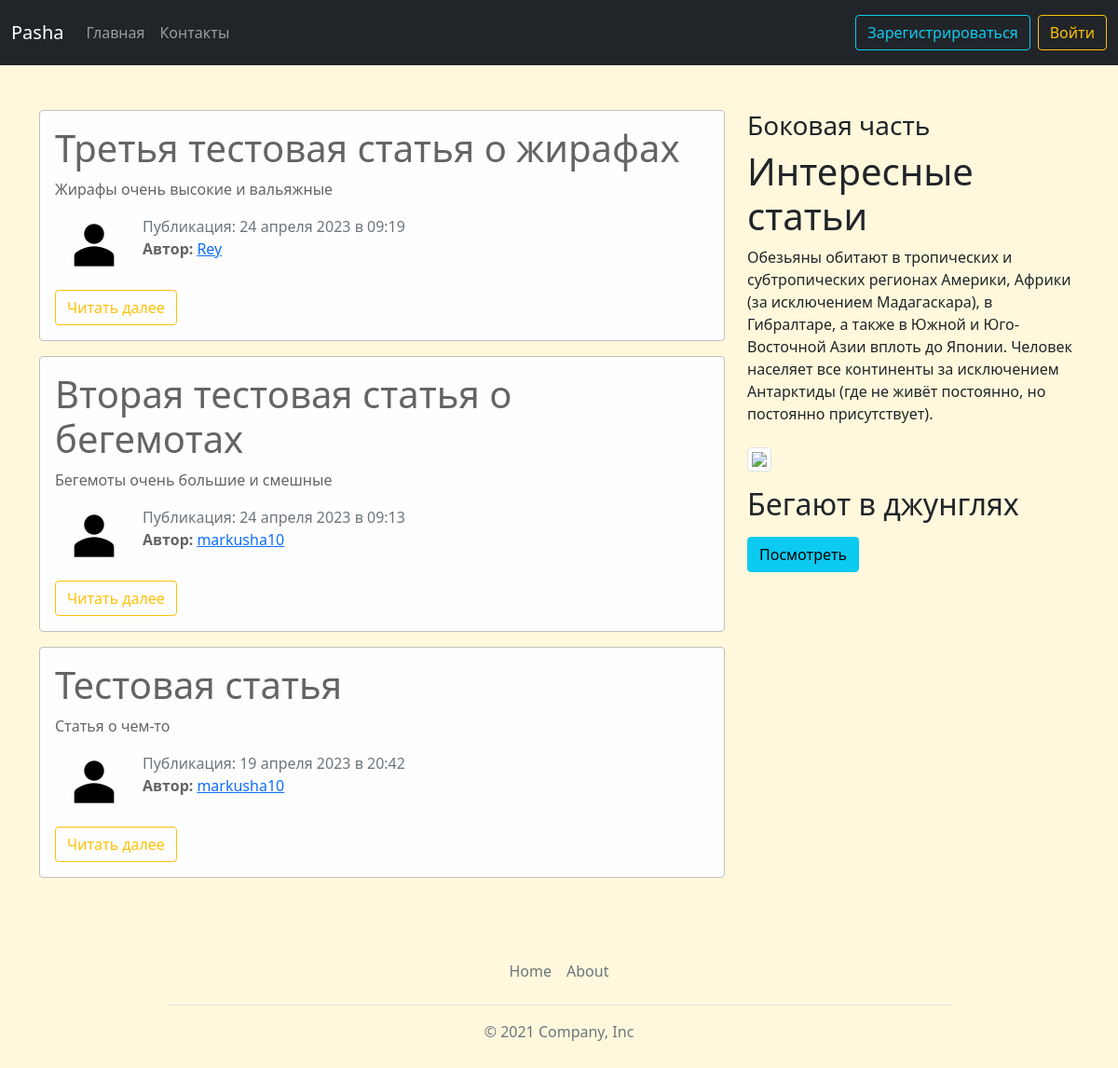
The page / on the database its author committed.
### blog/models.py (models this page shows, shortened)
class News(models.Model):
    title = models.CharField("Название статьи", max_length=100)
    text = models.TextField("Текст")
    date = models.DateTimeField("Дата", default=timezone.now)
    avtor = models.ForeignKey(User, verbose_name="Автор", on_delete=models.CASCADE)
    views = models.IntegerField("Просmотры", default=1)
    class Meta:
        verbose_name = "Новость"
        verbose_name_plural = "Новости"

### users/models.py (models this page shows, shortened)
class Profile(models.Model):
    user = models.OneToOneField(User, verbose_name='Пользователь', on_delete=models.CASCADE)
    img = models.ImageField('Фото пользователя', default='default.png', upload_to='user_images')
    class Meta:
        verbose_name = 'Профиль'
        verbose_name_plural = 'Профили'

### blog/views.py (the view)
# urls.py: path('', views.NewsView.as_view(), name='home'),
class NewsView(ListView):
    model = News
    template_name = "blog/home.html"
    context_object_name = 'news'
    ordering = ["-date"]
    paginate_by = 4
    def get_context_data(self, **kwards):
        ctx = super(NewsView, self).get_context_data(**kwards)
        ctx['title'] = 'Главная страница сайта'
        return ctx

### blog/templates/blog/home.html (shortened to what this page needs)
{% extends "blog/base.html" %}
{% block content %}
  {% for i in news %}
    <div class="alert alert-light">
    <h1>{{i.title}}</h1>
    <p>{{i.text|striptags|truncatechars:100}}</p>
    <div class="row">
      <div class="post">
        <img src="{{ i.avtor.profile.img.url }}" alt="{{ i.avtor }}" class="user_images">
        <div class="post__info">
          <span class="text-muted">Публикация: {{i.date|date:"d E Y в H:i"}}</span>
          {% if i.avtor %}
              <p><b>Aвтор:</b><a href="{% url 'user_news' i.avtor %}" class="m-1">{{ i.avtor }}</a></p>
          {% else %}
              <p>Aвтор:<mark> Pasha</mark></p>
          {% endif %}
        </div>
      </div>
      </div>
      <a href="{% url 'news_detail' i.id %}" class="btn btn-outline-warning mt-3">Читать далее</a>
    </div>
  {% endfor %}
{% endblock %}
{% block aside_block %}
<h3>Боковая часть</h3>
<h1 class = "mt-2">Интересные статьи</h1>
<p>Обезьяны обитают в тропических и субтропических регионах Америки, Африки (за исключением Мадагаскара), в Гибралтаре, а также в Южной и Юго-Восточной Азии вплоть до Японии. Человек населяет все континенты за исключением Антарктиды (где не живёт постоянно, но постоянно присутствует).</p>
<img src="https://upload.wikimedia.org/wikipedia/commons/9/94/Monkey_batu.jpg" class="img-thumbnail mt-2">
<p><h2>Бегают в джунглях</h2></p>
<a href="https://ru.wikipedia.org/wiki/%D0%9E%D0%B1%D0%B5%D0%B7%D1%8C%D1%8F%D0%BD%D1%8B" target = "_blank">
<button class="btn btn-info">Посмотреть</button>
</a>
{% endblock %}

### blog/templates/blog/base.html (shortened to what this page needs)
{% load static %}
<!DOCTYPE html>
 <html lang="ru">
 <head>
   <link rel = "stylesheet" href = "https://cdn.jsdelivr.net/npm/bootstrap@5.1.0/dist/css/bootstrap.min.css">
   <link rel="stylesheet" href="{% static 'blog/main.css' %}">
 </head>
 <body>
   <nav class="navbar navbar-expand-lg navbar-dark bg-dark " aria-label="Eleventh navbar example">
      <div class="container-fluid">
        <a class="navbar-brand" href="/">Pasha</a>
        <div class="collapse navbar-collapse" id="navbarsExample09">
          <ul class="navbar-nav me-auto mb-2 mb-lg-0">
            <li class="nav-item">
              <a class="nav-link" aria-current="page" href="{% url 'home' %}">Главная</a>
            </li>
            <li class="nav-item">
              <a class="nav-link" href="{% url 'contacti' %}">Контакты</a>
            </li>
          </ul>
          {% if not user.is_authenticated %}
          <a href="{% url 'registr' %}" class='m-2'>
            <button class="btn btn-outline-info">Зарегистрироваться</button>
          </a>
          <a href="{% url 'user' %}" class="ml-2">
            <button class="btn btn-outline-warning">Войти</button>
          </a>
          {% endif %}
        </div>
      </div>
    </nav>
    <div class="container mt-5">
      <div class="row">
        <div class="col-md-8">
             {% block content %}
             {% endblock %}
        </div>
          <aside class="col-md-4">
          {% block aside_block %}
          {% endblock %}
          </aside>
             </div>
          </div>
          <footer class="py-3 my-4 mt-5">
              <ul class="nav justify-content-center border-bottom pb-3 mb-3">
                <li class="nav-item"><a href="{% url 'home' %}" class="nav-link px-2 text-muted">Home</a></li>
                <li class="nav-item"><a href="{% url 'contacti' %}" class="nav-link px-2 text-muted">About</a></li>
              </ul>
              <p class="text-center text-muted">© 2021 Company, Inc</p>
            </footer>
 </body>
 </html>

### blog/static/blog/main.css (style rules this page uses)
body { background: cornsilk; }
.alert-light { border-color: #bfbfbf; }
.user_images { width: 64px; height: 64px; border-radius: 50%; margin-right: 20px; margin-left: 10px; }
footer { width: 70%; margin-left: 15%; }
.post { display: flex; align-items: center; }

### rows shown on the page
News: title "Третья тестовая статья о жирафах", text "Жирафы очень высокие и вальяжные", avtor.profile.img (placeholder picture), date "24 апреля 2023 в 09:19", avtor "Rey"
News: title "Вторая тестовая статья о бегемотах", text "Бегемоты очень большие и смешные", avtor.profile.img (placeholder picture), date "24 апреля 2023 в 09:13", avtor "markusha10"
News: title "Тестовая статья", text "Статья о чем-то", avtor.profile.img (placeholder picture), date "19 апреля 2023 в 20:42", avtor "markusha10"
